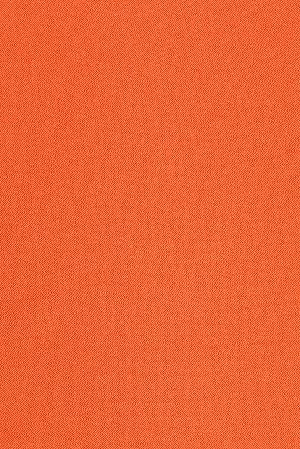
#> input picture test_color/281620560_detail.jpg, 300 x 449 px
$ python cluster.py --image test_color/281620560_detail.jpg --clusters 3
#> lines starting #> are read from the running program, lines starting #| are printed output that depends on the picture
from sklearn.cluster import KMeans
import matplotlib.pyplot as plt
import numpy as np
import argparse
import cv2


def centroid_histogram(clt):
    # grab the number of different clusters and create a histogram
    # based on the number of pixels assigned to each cluster
    numLabels = np.arange(0, len(np.unique(clt.labels_)) + 1)
    (hist, _) = np.histogram(clt.labels_, bins=numLabels)

    # normalize the histogram, such that it sums to one
    hist = hist.astype("float")
    hist /= hist.sum()

    # return the histogram
    return hist


def plot_colors(hist, centroids):
    # initialize the bar chart representing the relative frequency
    # of each of the colors
    bar = np.zeros((50, 300, 3), dtype="uint8")
    startX = 0

    # loop over the percentage of each cluster and the color of
    # each cluster
    for (percent, color) in zip(hist, centroids):
        # plot the relative percentage of each cluster
        endX = startX + (percent * 300)
        cv2.rectangle(bar, (int(startX), 0), (int(endX), 50),
                      color.astype("uint8").tolist(), -1)
        startX = endX

    # return the bar chart
    return bar


# construct the argument parser and parse the arguments
ap = argparse.ArgumentParser()
ap.add_argument("-i", "--image", required=True, help="Path to the image")
ap.add_argument("-c", "--clusters", required=True, type=int, help="# of clusters")
args = vars(ap.parse_args())

# load the image and convert it from BGR to RGB
image = cv2.imread(args["image"])
#> image is the input picture: shape (449, 300, 3); mean B, G, R 53.9, 99.5, 233.9
image = cv2.cvtColor(image, cv2.COLOR_BGR2RGB)
original = image.copy()

# reshape image to a line of pixels
image = image.reshape((image.shape[0] * image.shape[1], 3))

# cluster the pixel intensities
clt = KMeans(n_clusters=args["clusters"])
clt.fit(image)

# build a histogram of clusters and then create a figure
# representing the number of pixels labeled to each color
hist = centroid_histogram(clt)
bar = plot_colors(hist, clt.cluster_centers_)
#> after the loop in plot_colors, `for (percent, color) in zip(hist, centroids):`:
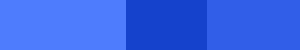
#> bar: shape (50, 300, 3); mean of channels 0, 1, 2 233.3, 99, 53.6; drawn as B, G, R

f = plt.figure()
f.add_subplot(1, 2, 1).axis("off")
plt.imshow(original)
f.add_subplot(1, 2, 2).axis("off")
plt.imshow(bar)
plt.show(block=True)
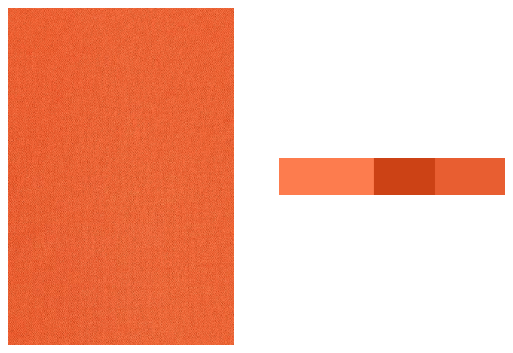
#> figure drawn by matplotlib, 2 panels

$ run again, on test_color/282900660_detail.jpg
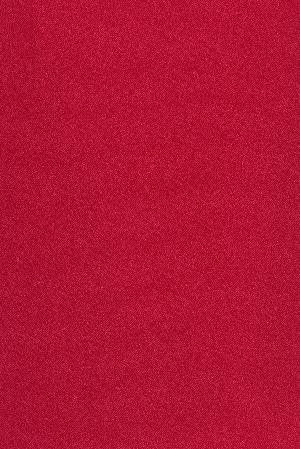
#> input picture test_color/282900660_detail.jpg, 300 x 449 px
#> image is the input picture: shape (449, 300, 3); mean B, G, R 51, 19.8, 176.2
#> after the loop in plot_colors, `for (percent, color) in zip(hist, centroids):`:
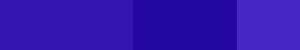
#> bar: shape (50, 300, 3); mean of channels 0, 1, 2 175.9, 19.4, 50.2; drawn as B, G, R
#> `plt.show(block=True)`:
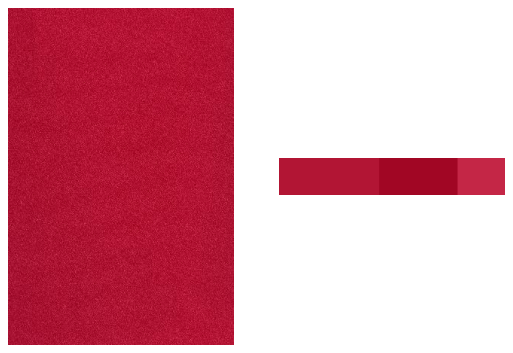
#> figure drawn by matplotlib, 2 panels

$ run again, on test_color/282900830_detail.jpg
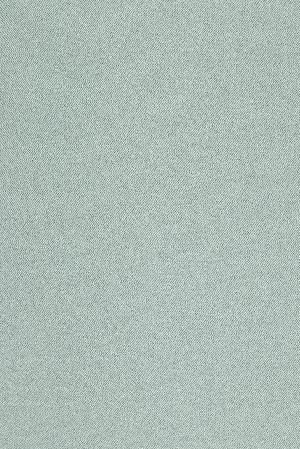
#> input picture test_color/282900830_detail.jpg, 300 x 449 px
#> image is the input picture: shape (449, 300, 3); mean B, G, R 182.5, 189.1, 173.9
#> after the loop in plot_colors, `for (percent, color) in zip(hist, centroids):`:
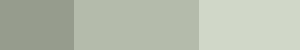
#> bar: shape (50, 300, 3); mean of channels 0, 1, 2 173.4, 188.8, 182; drawn as B, G, R
#> `plt.show(block=True)`:
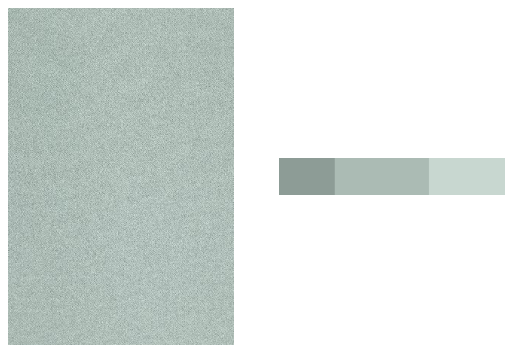
#> figure drawn by matplotlib, 2 panels

$ run again, on test_color/283580181_detail.jpg
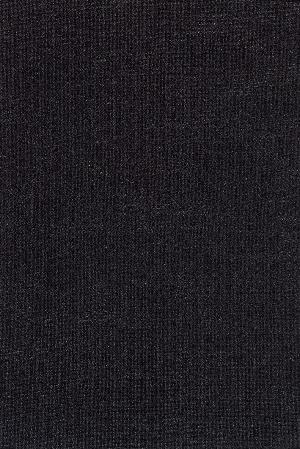
#> input picture test_color/283580181_detail.jpg, 300 x 449 px
#> image is the input picture: shape (449, 300, 3); mean B, G, R 34.7, 29.5, 32.2
#> after the loop in plot_colors, `for (percent, color) in zip(hist, centroids):`:
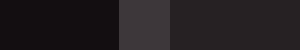
#> bar: shape (50, 300, 3); mean of channels 0, 1, 2 31.8, 29.2, 34.4; drawn as B, G, R
#> `plt.show(block=True)`:
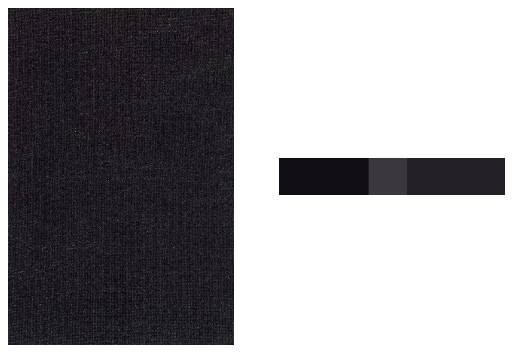
#> figure drawn by matplotlib, 2 panels
